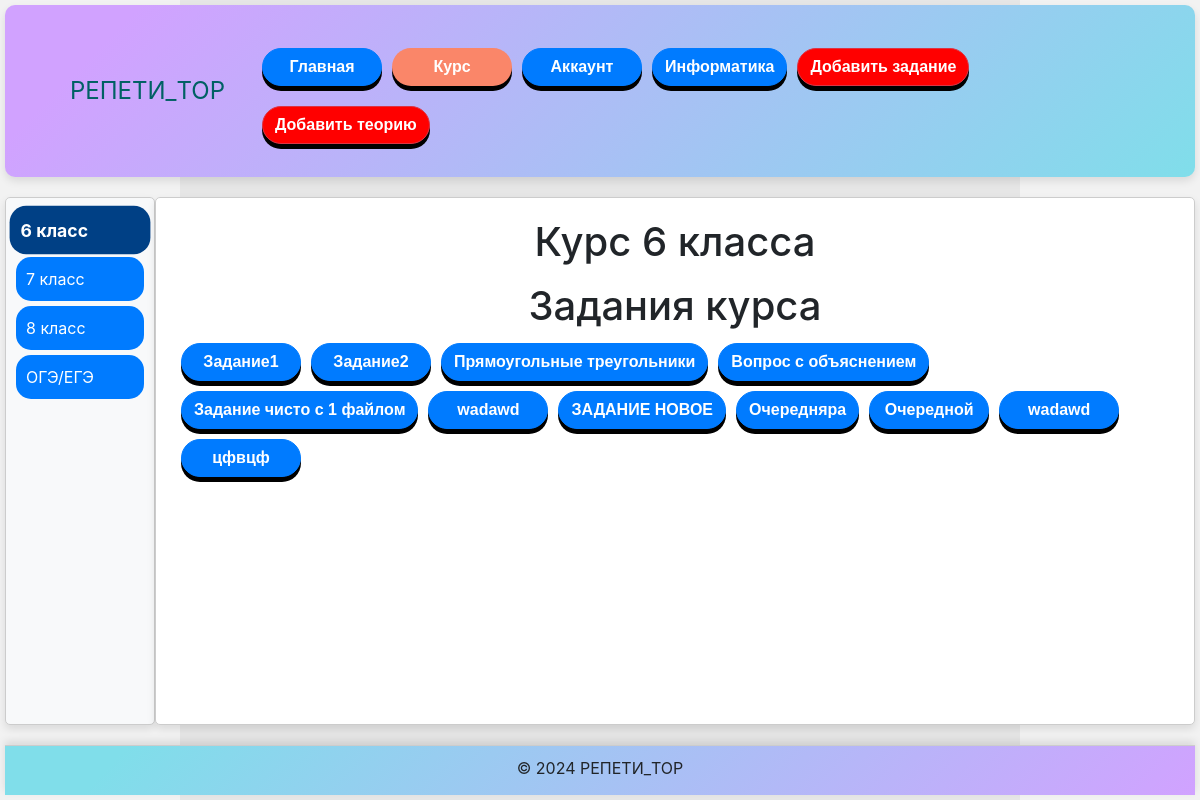
Page /tasks/ (signed in) on the committed database.
### tasks/models.py (models this page shows, shortened)
class Course(models.Model):
    title = models.CharField(max_length=200)
    required_status = models.ForeignKey(Status, on_delete=models.CASCADE, related_name='courses', null=True, blank=True)
    grade = models.CharField(max_length=10, default='6class')

### tasks/views.py (the view)
# urls.py: path('', views.course_list, name='course_list'),
@login_required
def course_list(request):
    courses = Course.objects.all()
    explains = Explain.objects.all()
    user_statuses = request.user.profile.statuses.all()
    course_access = {course: course.required_status in user_statuses for course in courses}
    has_advanced_access = user_statuses.filter(name='advanced').exists()
    has_premium_access = user_statuses.filter(name='premium').exists()
    has_gold_access = user_statuses.filter(name='gold').exists()
    has_platinum_access = user_statuses.filter(name='platinum').exists()
    course_tasks = {
        1: Task.objects.filter(course_id=1),
        2: Task.objects.filter(course_id=2),
        3: Task.objects.filter(course_id=3),
        4: Task.objects.filter(course_id=4),
    }
    return render(request, 'tasks/course_list.html', {
        'courses': courses,
        'explains': explains,
        'course_access': course_access,
        'has_advanced_access': has_advanced_access,
        'has_premium_access': has_premium_access,
        'has_gold_access': has_gold_access,
        'has_platinum_access': has_platinum_access,
        'course_tasks': course_tasks,
    })

### tasks/templates/tasks/course_list.html (shortened to what this page needs)
{% load static %}
<!DOCTYPE html>
<html lang="en">
<head>
    <link rel="stylesheet" href="https://maxcdn.bootstrapcdn.com/bootstrap/4.5.2/css/bootstrap.min.css">
    <link rel="stylesheet" type="text/css" href="{% static 'styles.css' %}">
</head>
<body>
    <div class="flex-container">
        <header class="animated-header">
            <div class="container flex-header">
                <div class="logo">
                    <a class="navbar-brand">РЕПЕТИ_TOP</a>
                </div>
                <nav class="navbar navbar-expand-md">
                    <div class="collapse navbar-collapse" id="navbarNav">
                        <ul class="navbar-nav ml-auto">
                            <li class="nav-item"><a href="{% url 'home' %}" class="btn btn-primary">Главная</a></li>
                            {% if user.is_authenticated %}
                            <li class="nav-item"><a href="{% url 'course_list' %}" class="btn btn-course">Курс</a></li>
                            <li class="nav-item"><a href="{% url 'account' %}" class="btn btn-primary">Аккаунт</a></li>
                            <li class="nav-item"><a href="{% url 'computer_science_tasks' %}" class="btn btn-primary">Информатика</a></li>
                            {% else %}
                            <li class="nav-item"><a href="{% url 'login' %}" class="btn btn-primary">Вход</a></li>
                            <li class="nav-item"><a href="{% url 'register' %}" class="btn btn-primary">Регистрация</a></li>
                            {% endif %}
                            {% if user.is_superuser %}
                            <li class="nav-item"><a href="{% url 'add_task' %}" class="btn btn-danger">Добавить задание</a></li>
                            <li class="nav-item"><a href="{% url 'add_explanation' %}" class="btn btn-danger">Добавить теорию</a></li>
                            {% endif %}
                        </ul>
                    </div>
                </nav>
            </div>
        </header>
        <div class="flex-content">
            <aside class="sidebar">
                <div class="button-panel">
                    <button class="tab-button active" data-target="6class">6 класс</button>
                    <button class="tab-button" data-target="7class">7 класс</button>
                    <button class="tab-button" data-target="8class">8 класс</button>
                    <button class="tab-button" data-target="oge-ege">ОГЭ/ЕГЭ</button>
                </div>
            </aside>
            <main class="main-content">
                <div id="6class" class="tab-content">
                    {% if has_platinum_access %}
                        <h1 style="text-align: center;">Курс 6 класса</h1>
                        <h1 style="text-align: center;">Задания курса</h1>
                        <div class="tasks">
                            {% for course in courses %}
                                {% if course.grade == '6class' %}
                                    <li><a href="{% url 'task_detail' course.id %}" class="btn btn-primary">{{ course.title }}</a></li>
                                {% endif %}
                            {% endfor %}
                        </div>
                        {% endif %}
                </div>
            </main>
        </div>
        <footer class="animated-footer">
            &copy; 2024 РЕПЕТИ_TOP
        </footer>
    </div>
</body>
</html>

### static/styles.css (style rules this page uses)
html, body { height: 100%; margin: 0; }
button { min-width: 120px; border-radius: 15px; min-height: 40px; background-color: aqua; align-content: center; }
.logo { display: flex; justify-content: center; }
.flex-header { display: flex; justify-content: space-between; width: 100%; height: 100%; }
.animated-header { background-color: #d1a2ff; background-image: linear-gradient(135deg, #d1a2ff 10%, #80DEEA 100%); border-radius: 10px; width: 100%; min-height: 80px; margin-bottom: 20px; padding: 20px; box-shadow: 0 4px 8px rgba(0, 0, 0, 0.1); transition: background-color 0.3s ease-in-out; }
.navbar-brand { padding-left: 25px; text-align: center; min-height: 50px; min-width: 100px; align-content: center; color: #006064; font-size: 24px; }
.flex-container { display: flex; flex-direction: column; min-height: 100vh; align-items: center; padding: 5px; }
footer.animated-footer { text-align: center; min-height: 50px; width: 100%; background-color: #d1a2ff; background-image: linear-gradient(135deg, #80DEEA 10%, #d1a2ff 100%); border-top: 1px solid #ccc; padding: 10px 0; box-shadow: 0 -4px 8px rgba(0, 0, 0, 0.1); transition: background-color 0.3s ease-in-out; margin-top: auto; }
ul { display: flex; flex-direction: row; flex-wrap: wrap; }
li { list-style: none; }
.btn-primary, .btn-danger, .btn-course { min-width: 120px; transition: all 0.3s cubic-bezier(.215,.61,.355,1); margin: 5px; color: white; display: flex; justify-content: center; align-items: center; box-shadow: 0 5px #000; border-radius: 50px; font-family: 'Poppins', sans-serif; font-weight: bold; }
.btn-primary { background-color: #007bff; }
.btn-danger { background-color: red; }
.btn-course { background-color: #fa8669; }
.flex-content { display: flex; flex: 1; width: 100%; max-width: 1200px; }
.sidebar { max-width: 150px; padding: 10px; background-color: #f8f9fa; border-right: 1px solid #ccc; box-shadow: 0 4px 8px rgba(0, 0, 0, 0.1); }
.main-content { flex: 1; padding: 20px; background-color: #ffffff; border-radius: 5px; box-shadow: 0 4px 8px rgba(0, 0, 0, 0.1); }
.tab-button { width: 100%; padding: 10px; background-color: #007bff; color: white; border: none; cursor: pointer; text-align: left; transition: background-color 0.3s ease, transform 0.3s ease; margin-bottom: 5px; }
.tab-button.active { background-color: #004085; font-weight: bold; transform: scale(1.1); }
.tab-content { display: none; }
.navbar-collapse { transition: height 0.3s ease; overflow: hidden; }
.navbar-nav { flex-direction: column; text-align: center; }
.navbar-nav .nav-item { margin-top: 10px; }
aside { flex: 1; width: 100%; max-width: 1200px; padding: 20px; background-color: #ffffff; border: 1px solid #ccc; border-radius: 5px; box-shadow: 0 0 10px rgba(0, 0, 0, 0.1); margin-bottom: 20px; }
.tasks { display: flex; flex-direction: row; flex-wrap: wrap; }
main { flex: 1; width: 100%; max-width: 1200px; padding: 20px; background-color: #ffffff; border: 1px solid #ccc; border-radius: 5px; box-shadow: 0 0 10px rgba(0, 0, 0, 0.1); margin-bottom: 20px; }
@media (min-width:1024px) { li { text-align: left; } }

### rows in the picture
Course: title "Задание1"
Course: title "Задание2"
Course: title "Прямоугольные треугольники"
Course: title "Вопрос с объяснением"
Course: title "Задание чисто с 1 файлом"
Course: title "wadawd"
Course: title "ЗАДАНИЕ НОВОЕ"
Course: title "Очередняра"
Course: title "Очередной"
Course: title "wadawd"
Course: title "цфвцф"
